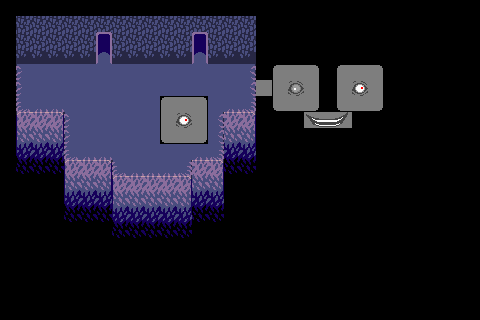

The image is a tile-based game level rendered from a .tmx file. Its description and complete source (layers, tilesets, objects, tile grids) follow:
An orthogonal 30x20 tile map with 16x16 px tiles, 2 tile layers (BG, Tiles), 3 tilesets and 10 objects (10x Prop).

<map version="1.10" tiledversion="1.10.1" orientation="orthogonal" renderorder="right-down" width="30" height="20" tilewidth="16" tileheight="16" infinite="0" nextlayerid="4" nextobjectid="16">
 <editorsettings>
  <export target="../../tileMaps/TestMap.json" format="json" />
 </editorsettings>
 <tileset firstgid="1" source="HeartwoodTilesetData.tsx" />
 <tileset firstgid="196" source="TraumaTilesetData.tsx" />
 <tileset firstgid="586" source="ObjectTileset.tsx" />
 <layer id="3" name="BG" width="30" height="20">
  <properties>
   <property name="type" propertytype="LayerType" value="background" />
  </properties>
  <data encoding="csv">
0,0,0,0,0,0,0,0,0,0,0,0,0,0,0,0,0,0,0,0,0,0,0,0,0,0,0,0,0,0,
0,0,0,0,0,0,0,0,0,0,0,0,0,0,0,0,0,0,0,0,0,0,0,0,0,0,0,0,0,0,
0,0,0,0,0,0,0,0,0,0,0,0,0,0,0,0,0,0,0,0,0,0,0,0,0,0,0,0,0,0,
0,0,0,0,0,0,0,0,0,0,0,0,0,0,0,0,0,0,0,0,0,0,0,0,0,0,0,0,0,0,
0,0,0,0,0,0,0,0,0,0,0,0,0,0,0,0,0,0,0,0,0,0,0,0,0,0,0,0,0,0,
0,0,0,0,0,0,0,0,0,0,0,0,0,0,0,0,0,0,0,0,0,0,0,0,0,0,0,0,0,0,
0,0,0,0,0,0,0,0,0,0,0,0,0,0,0,0,0,0,0,0,0,0,0,0,0,0,0,0,0,0,
0,0,0,0,0,0,0,0,0,0,0,0,0,0,0,0,0,0,0,0,0,0,0,0,0,0,0,0,0,0,
0,0,0,0,0,0,0,0,0,0,0,0,0,0,0,0,0,0,0,0,0,0,0,0,0,0,0,0,0,0,
0,0,0,0,0,0,0,0,0,0,0,0,0,0,0,0,0,0,0,0,0,0,0,0,0,0,0,0,0,0,
0,0,0,0,0,0,0,0,0,0,0,0,0,0,0,0,0,0,0,0,0,0,0,0,0,0,0,0,0,0,
0,0,0,0,0,0,0,0,0,0,0,0,0,0,0,0,0,0,0,0,0,0,0,0,0,0,0,0,0,0,
0,0,0,0,0,0,0,0,0,0,0,0,0,0,0,0,0,0,0,0,0,0,0,0,0,0,0,0,0,0,
0,0,0,0,0,0,0,0,0,0,0,0,0,0,0,0,0,0,0,0,0,0,0,0,0,0,0,0,0,0,
0,0,0,0,0,0,0,0,0,0,0,0,0,0,0,0,0,0,0,0,0,0,0,0,0,0,0,0,0,0,
0,0,0,0,0,0,0,0,0,0,0,0,0,0,0,0,0,0,0,0,0,0,0,0,0,0,0,0,0,0,
0,0,0,0,0,0,0,0,0,0,0,0,0,0,0,0,0,0,0,0,0,0,0,0,0,0,0,0,0,0,
0,0,0,0,0,0,0,0,0,0,0,0,0,0,0,0,0,0,0,0,0,0,0,0,0,0,0,0,0,0,
0,0,0,0,0,0,0,0,0,0,0,0,0,0,0,0,0,0,0,0,0,0,0,0,0,0,0,0,0,0,
0,0,0,0,0,0,0,0,0,0,0,0,0,0,0,0,0,0,0,0,0,0,0,0,0,0,0,0,0,0
</data>
 </layer>
 <layer id="1" name="Tiles" width="30" height="20">
  <properties>
   <property name="type" propertytype="LayerType" value="tiles" />
  </properties>
  <data encoding="csv">
1,1,1,1,1,1,1,1,1,1,1,1,1,1,1,1,1,1,1,1,1,1,1,1,1,1,1,1,1,1,
1,34,34,34,34,34,34,34,34,34,34,34,34,34,34,34,1,1,1,1,1,1,1,1,1,1,1,1,1,1,
1,34,34,34,34,34,24,34,34,34,34,34,24,34,34,34,1,1,1,1,1,1,1,1,1,1,1,1,1,1,
1,33,33,33,33,33,37,33,33,33,33,33,37,33,33,33,1,1,1,1,1,1,1,1,1,1,1,1,1,1,
1,29,30,30,30,30,30,30,30,30,30,30,30,30,30,31,1,210,211,212,1,210,211,212,1,1,1,1,1,1,
1,29,30,30,30,30,30,30,30,30,30,30,30,30,30,31,224,223,313,225,1,223,379,225,1,1,1,1,1,1,
1,42,43,43,30,30,30,30,30,30,210,211,212,30,43,44,1,236,237,238,1,236,237,238,1,1,1,1,1,1,
1,55,56,57,29,30,30,30,30,30,223,379,225,31,56,57,1,1,1,482,483,484,1,1,1,1,1,1,1,1,
1,68,69,70,29,30,30,30,30,30,236,237,238,31,69,70,1,1,1,1,1,1,1,1,1,1,1,1,1,1,
1,81,82,83,42,43,43,30,30,30,30,30,43,44,82,83,1,1,1,1,1,1,1,1,1,1,1,1,1,1,
1,94,95,96,55,56,57,42,43,43,43,44,56,57,95,96,1,1,1,1,1,1,1,1,1,1,1,1,1,1,
1,1,1,1,68,69,70,55,56,56,56,57,69,70,1,1,1,1,1,1,1,1,1,1,1,1,1,1,1,1,
1,1,1,1,81,82,83,68,69,69,69,70,82,83,1,1,1,1,1,1,1,1,1,1,1,1,1,1,1,1,
1,1,1,1,94,95,96,81,82,82,82,83,95,96,1,1,1,1,1,1,1,1,1,1,1,1,1,1,1,1,
1,1,1,1,1,1,1,94,95,95,95,96,1,1,1,1,1,1,1,1,1,1,1,1,1,1,1,1,1,1,
1,1,1,1,1,1,1,1,1,1,1,1,1,1,1,1,1,1,1,1,1,1,1,1,1,1,1,1,1,1,
1,1,1,1,1,1,1,1,1,1,1,1,1,1,1,1,1,1,1,1,1,1,1,1,1,1,1,1,1,1,
1,1,1,1,1,1,1,1,1,1,1,1,1,1,1,1,1,1,1,1,1,1,1,1,1,1,1,1,1,1,
1,1,1,1,1,1,1,1,1,1,1,1,1,1,1,1,1,1,1,1,1,1,1,1,1,1,1,1,1,1,
1,1,1,1,1,1,1,1,1,1,1,1,1,1,1,1,1,1,1,1,1,1,1,1,1,1,1,1,1,1
</data>
 </layer>
 <objectgroup id="2" name="Object Layer 1">
  <properties>
   <property name="type" propertytype="LayerType" value="objects" />
  </properties>
  <object id="1" type="Prop" gid="588" x="64" y="96" width="8" height="8">
   <properties>
    <property name="type" propertytype="ObjectType" value="Flower" />
   </properties>
  </object>
  <object id="4" type="Prop" gid="588" x="128" y="160" width="8" height="8">
   <properties>
    <property name="type" propertytype="ObjectType" value="Flower" />
   </properties>
  </object>
  <object id="5" type="Prop" gid="588" x="208" y="96" width="8" height="8">
   <properties>
    <property name="type" propertytype="ObjectType" value="Flower" />
   </properties>
  </object>
  <object id="6" type="Prop" gid="590" x="82.589" y="138.636" width="8" height="8">
   <properties>
    <property name="type" propertytype="ObjectType" value="CheckpointSpirit" />
   </properties>
  </object>
  <object id="8" type="Prop" gid="591" x="32.9249" y="89.249" width="8" height="8">
   <properties>
    <property name="type" propertytype="ObjectType" value="ShardOfLove" />
   </properties>
  </object>
  <object id="11" type="Prop" gid="589" x="145.092" y="72.9246" width="8" height="8">
   <properties>
    <property name="type" propertytype="ObjectType" value="Shade" />
   </properties>
  </object>
  <object id="12" type="Prop" gid="590" x="120.098" y="140.909" width="8" height="8">
   <properties>
    <property name="type" propertytype="ObjectType" value="CheckpointSpirit" />
   </properties>
  </object>
  <object id="13" type="Prop" gid="589" x="152.333" y="95.6667" width="8" height="8">
   <properties>
    <property name="type" propertytype="ObjectType" value="Shade" />
   </properties>
  </object>
  <object id="14" type="Prop" gid="589" x="208.333" y="152.667" width="8" height="8">
   <properties>
    <property name="type" propertytype="ObjectType" value="Shade" />
   </properties>
  </object>
  <object id="15" type="Prop" gid="590" x="99" y="132.667" width="8" height="8">
   <properties>
    <property name="hasCollision" type="bool" value="false" />
    <property name="imageSource" propertytype="ObjectType" value="ShardOfLove" />
    <property name="type" propertytype="ObjectType" value="CheckpointSpirit" />
   </properties>
  </object>
 </objectgroup>
</map>
